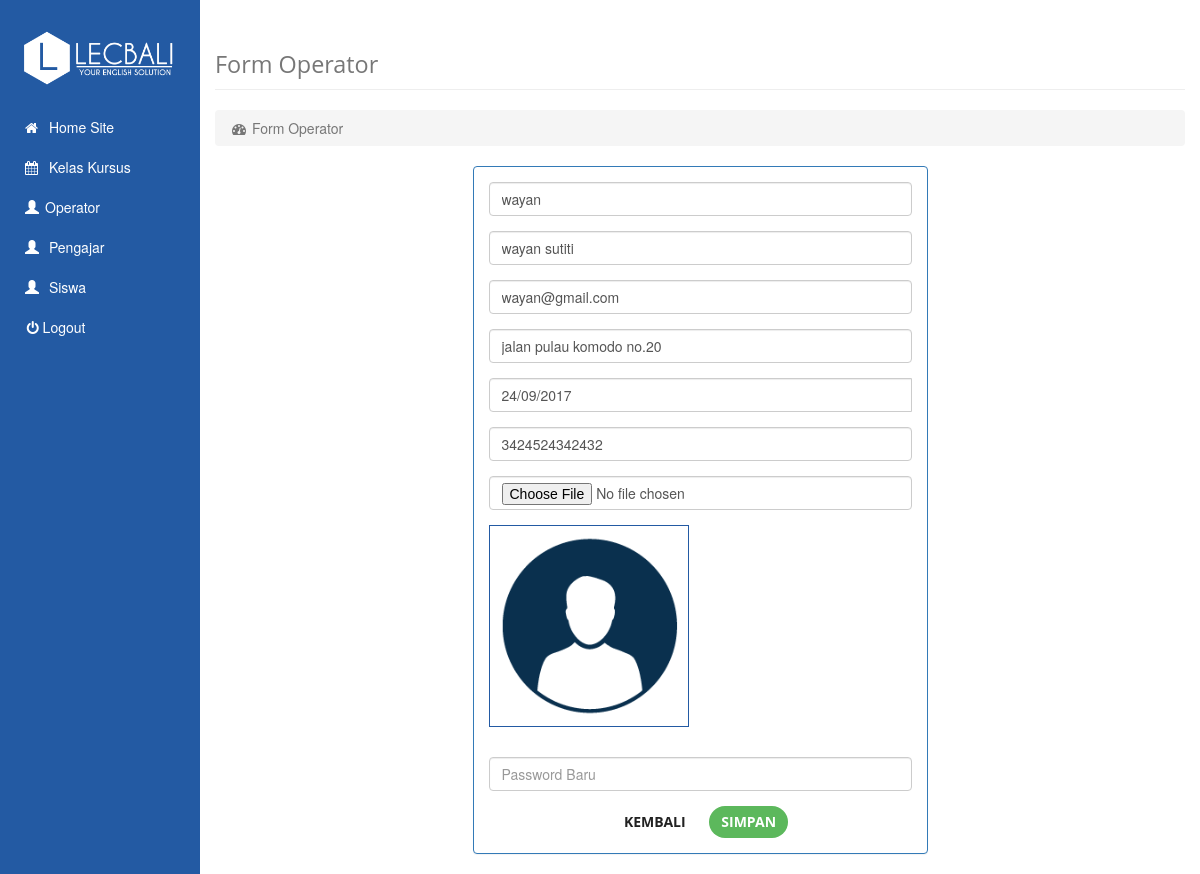
Screenshot of /operator/form/6 with the database file from the repository.
### tables this page shows
CREATE TABLE `users` (
  `id` int(11) NOT NULL,
  `username` varchar(255) NOT NULL,
  `nama` varchar(30) NOT NULL,
  `tgl_lahir` varchar(30) NOT NULL,
  `alamat` varchar(50) NOT NULL,
  `telpon` varchar(20) NOT NULL,
  `email` varchar(30) NOT NULL,
  `password` varchar(225) NOT NULL,
  `status` varchar(20) NOT NULL,
  `foto` text NOT NULL,
  `level` int(11) NOT NULL
);

### application/controllers/operator.php (called while the page is built, shortened)
<?php if ( ! defined('BASEPATH')) exit('No direct script access allowed');
class Operator extends CI_Controller{
	function __construct(){
		$this->load->model('m_users');
	}
	function form($id = "") {
		$data = array('user' => $this->m_users->detail_users($id), 'id' => $id);
		$data['title'] = 'Form Operator';
		$data['slug'] = 'operator';
		$data['content'] = 'users/form';
		$this->load->view('dashboard', $data);
	}
}

### index.php (called while the page is built, shortened)
<?php
require_once BASEPATH.'core/CodeIgniter.php';

### application/models/m_users.php (called while the page is built, shortened)
<?php  if ( ! defined('BASEPATH')) exit('No direct script access allowed');
	class M_users extends CI_Model {
		function detail_users($id){
			$this->db->where('id', $id);
			$query = $this->db->get('users');
			return $query->row_array();
		}
	}
?>

### application/views/users/form.php (the view, shortened to what this page needs)
<?php
  $action = base_url() . $slug;
  if(!empty($id)) {
    $action .= '/edit';
  } else {
    $action .= '/add';
    $title .= '&nbsp;Tambah';
  }
  $username = empty($user['username']) ? "" : $user['username'];
  $nama = empty($user['nama']) ? "" : $user['nama'];
  $email = empty($user['email']) ? "" : $user['email'];
  $alamat = empty($user['alamat']) ? "" : $user['alamat'];
  $tgl = empty($user['tgl_lahir']) ? "" : $user['tgl_lahir'];
  $telpon = empty($user['telpon']) ? "" : $user['telpon'];
?>
<div class="col-xs-12 col-sm-3"></div>
<div class="col-xs-12 col-sm-6">
  <form action="<?= $action;?>" enctype="multipart/form-data" method="post">
    <div class="panel panel-primary form-daftar-offline">
      <div class="panel-body daftar">
        <div class="form-group margin">
          <input class="form-control input" placeholder="User Name" name="username" value="<?= $username; ?>" required>
        </div>
        <div class="form-group margin">
          <input class="form-control input" placeholder="Nama" name="nama" value="<?= $nama; ?>" required>
        </div>
        <div class="form-group margin">
          <input class="form-control input" type="email" placeholder="Email" name="email" value="<?= $email; ?>" required>
        </div>
        <div class="form-group margin">
          <input class="form-control input" placeholder="Alamat" name="alamat" value="<?= $alamat; ?>" required>
        </div>
        <div class="form-group">
          <div id="c-date" class="input-group date" data-provide="datepicker" style="width: 100% !important;">
              <input class="form-control date" name="tgl_lahir" type="text" placeholder="Tanggal Lahir" value="<?= $tgl; ?>" required>
          </div>
        </div>
        <div class="form-group margin">
          <input class="form-control input" placeholder="No Telpon" name="telpon" value="<?= $telpon; ?>" required>
        </div>
        <div class="form-group margin">
          <input class="form-control input" accept="image/*" placeholder="Foto" name="foto" type="file" <?= !empty($id) ? "" : "required";?> >
          <?php if(!empty($id)) {?>
            <img width="200" style="margin:15px 0; border: 1px solid #235AA3; padding: 10px;" src="<?= empty($user['foto']) ? base_url().'assets/images/no-profile-image.png' : $user['foto']; ?>" alt="<?= $user['nama'];?> photo">
          <?php }?>
        </div>
        <div class="form-group margin">
          <input class="form-control input" placeholder="Password <?= !empty($id) ? 'Baru': '';?>" name="password" type="password" autocomplete="off" <?= !empty($id) ? '': 'required';?>>
        </div>
        <div class="col-xs-12 text-center">
          <a href="<?php echo base_url(). $slug; ?>" class="btn btn-default">Kembali</a>&nbsp&nbsp
          <input type="submit" class="btn btn-success" value="Simpan">
        </div>
      </div>
    </div>
  </form>
</div>
<div class="col-xs-12 col-sm-3"></div>

### assets/css/sb-admin.css (style rules this page uses)
body { background-color: #222; }

### assets/css/style.css (style rules this page uses)
html, body { height: 100%; min-height: 100%; }
body { background-color: white; }

### rows the page displays
users: username "wayan", nama "wayan sutiti", email "wayan@gmail.com", alamat "jalan pulau komodo no.20", tgl_lahir "24/09/2017", telpon "3424524342432"

### other values shown
$title "Form Operator"
